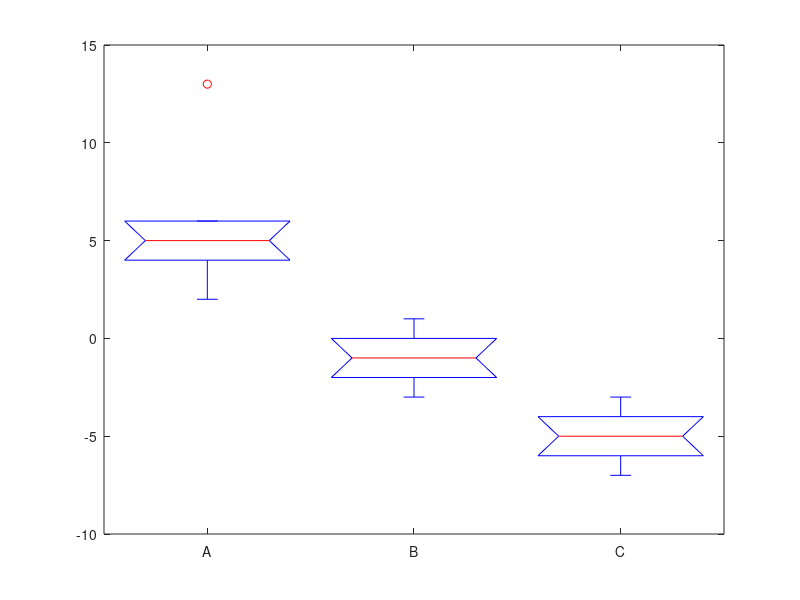
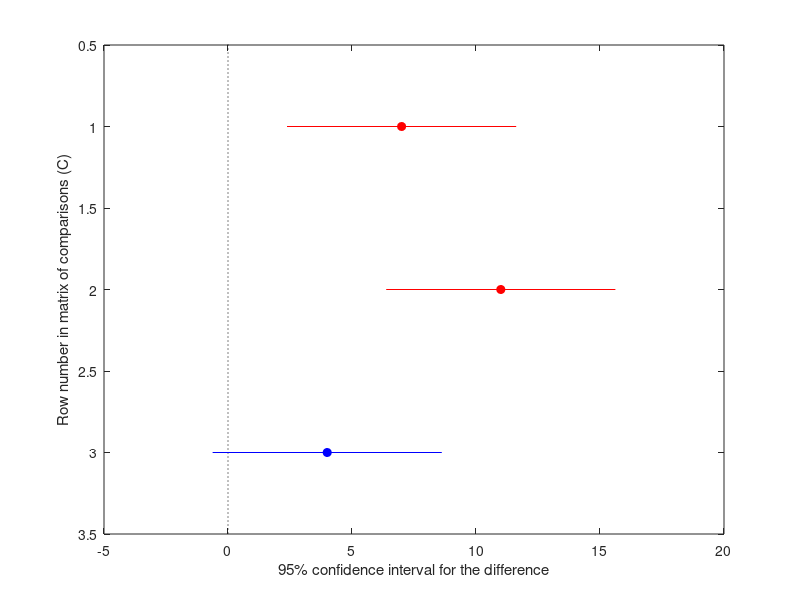

Source code (MATLAB) for these figures, in order: (Note: this script raises an error after producing the figures.)
clc;
close all;
clear;
%目的：比较至少3组是否显著差异，第一步单因素方差分析，第二步，tukey检验。
%缺点，不好画出*，所以这个程序就仅仅用做统计计算吧

A = [20,22,29,21,18];
B = [15,14,16,13,17];
C = [10,12,11,9,13];
data = [A,B,C];
%lable the data,which number belongs to which group
group = [repmat({'A'},1,5),repmat({'B'},1,5),repmat({'C'},1,5)];
fprintf('---第一步、一起看有没有差异---------------------\n');
%
%第一步：一起比较看是否都一样？
%anova1 就是单因素方差分析。
%如果是on就会打开单因素方差分析的表
[p,tbl,stats]= anova1(data,group,'on');

fprintf('计算anova p:%.40f  。\n',p);
if p < 0.05
    fprintf('因为p<0.05，存在显著差异，你再去两两比较下。\n');
else
    fprintf('他们几组差不多');
end

fprintf('---第二步、做两两比较--用tukey-------------------\n');
%
% 第二步：两两比较看有无差别。tukey 多重比较检验（Multiple Comparison Test）

[c, m, h, gnames] = multcompare(stats, 'CType', 'tukey-kramer');

disp(array2table(c,'VariableNames',{'组1','组2','低CI','MeanDiff','高CI','p'}))
fprintf('zxl提示如何下结论：两两比较的p，如果p>0.05,二者基本相同。\n');


fprintf('---第三步、创建柱状图-------------------\n');
% 第三步：创建柱状图
means = [mean(A),mean(B),mean(C)];
errors = std([A,B,C],0,2) ./ sqrt(5);%标准误为标准差除以根号n
bar(means,'grouped');
hold on;

errorbar(1:3,means,errors,'k','linestyle','none');

for i = 1:size(c,1)
    if c(i,6)<0.05
        group1 = gnames{c(i,1)};
        group2 = gnames{c(i,2)};
        idx1 = find(strcmp(gnames,group1));
        idx2 = find(strcmp(gnames,group2));
        x = (idx1+idx2)/2;
        y = max(means)+max(errors)*0.01;
        text(x,y,'*','HorizontalAlignment','center','VerticalAlignment','bottom');
    end
end


legend('Group A','Group B','Group C');


title('Comparison of A,B and C');
xlabel('Group');
ylabel('Means');

set(gca,'XTickLabel',{'A','B','C'});

hold off;



